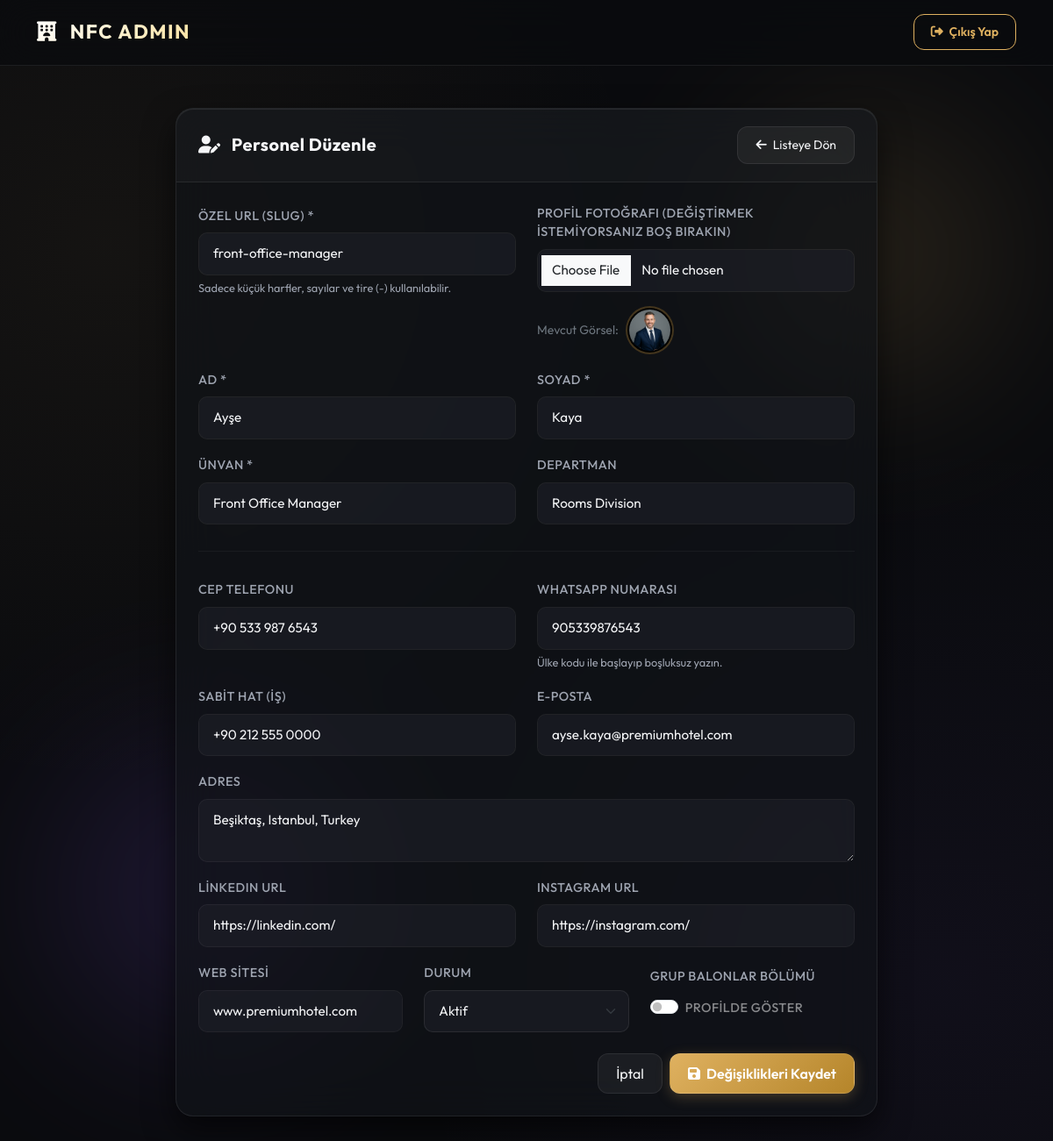
/admin/edit.php?id=2 (signed in), run on the app's committed database.
### tables this page shows
CREATE TABLE `employees` (
  `id` int(11) NOT NULL AUTO_INCREMENT,
  `slug` varchar(100) NOT NULL,
  `first_name` varchar(100) NOT NULL,
  `last_name` varchar(100) NOT NULL,
  `title` varchar(150) NOT NULL,
  `department` varchar(100) NOT NULL,
  `phone` varchar(50) DEFAULT NULL,
  `mobile` varchar(50) DEFAULT NULL,
  `email` varchar(150) DEFAULT NULL,
  `website` varchar(255) DEFAULT NULL,
  `extension` varchar(20) DEFAULT NULL,
  `whatsapp` varchar(50) DEFAULT NULL,
  `location_url` varchar(500) DEFAULT NULL,
  `profile_image` varchar(255) DEFAULT 'default_profile.jpg',
  `hotel_name` varchar(150) NOT NULL DEFAULT 'Pienti Group',
  `hotel_address` text DEFAULT NULL,
  `social_linkedin` varchar(255) DEFAULT NULL,
  `social_instagram` varchar(255) DEFAULT NULL,
  `status` tinyint(1) DEFAULT 1,
  `show_balloons` tinyint(1) DEFAULT 0,
  `created_at` timestamp DEFAULT current_timestamp(),
  PRIMARY KEY (`id`),
  UNIQUE KEY `slug_unique` (`slug`)
);

### admin/edit.php (the view, shortened to what this page needs)
<?php
require_once '../config.php';
$id = $_GET['id'] ?? null;
$stmt = $pdo->prepare("SELECT * FROM employees WHERE id = ?");
$stmt->execute([$id]);
$emp = $stmt->fetch();
?>
<!DOCTYPE html>
<html lang="tr">
<head>
    <link href="https://cdn.jsdelivr.net/npm/bootstrap@5.3.2/dist/css/bootstrap.min.css" rel="stylesheet">
    <link rel="stylesheet" href="https://cdnjs.cloudflare.com/ajax/libs/font-awesome/6.4.2/css/all.min.css">
    <link rel="stylesheet" href="../assets/css/admin.css?v=2">
</head>
<body>
    <div class="admin-bg-shape admin-shape-1"></div>
    <div class="admin-bg-shape admin-shape-2"></div>
    <nav class="navbar navbar-expand-lg navbar-custom mb-5">
        <div class="container">
            <a class="navbar-brand" href="index.php">
                <i class="fa-solid fa-hotel text-gold me-2"></i> NFC ADMIN
            </a>
            <div class="ms-auto">
                <a href="logout.php" class="btn btn-outline-gold btn-sm">
                    <i class="fa-solid fa-right-from-bracket me-1"></i> Çıkış Yap
                </a>
            </div>
        </div>
    </nav>
    <div class="container pb-5">
        <div class="glass-admin-card mx-auto" style="max-width: 800px;">
            <div class="glass-admin-card-header">
                <h5 class="mb-0 fw-bold"><i class="fa-solid fa-user-pen text-gold me-2"></i> Personel Düzenle</h5>
                <a href="index.php" class="btn btn-glass btn-sm"><i class="fa-solid fa-arrow-left me-1"></i> Listeye Dön</a>
            </div>
            <div class="glass-admin-card-body">
                <form method="POST" enctype="multipart/form-data">
                    <div class="row mb-3">
                        <div class="col-md-6 mb-3 mb-md-0">
                            <label for="slug">Özel URL (Slug) *</label>
                            <input type="text" id="slug" name="slug" class="form-control" required value="<?= htmlspecialchars($emp['slug']) ?>">
                            <small class="text-muted-custom">Sadece küçük harfler, sayılar ve tire (-) kullanılabilir.</small>
                        </div>
                        <div class="col-md-6">
                            <label for="profile_image">Profil Fotoğrafı (Değiştirmek istemiyorsanız boş bırakın)</label>
                            <input type="file" id="profile_image" name="profile_image" class="form-control" accept="image/*">
                            <div class="mt-3 d-flex align-items-center gap-2">
                                <span class="text-secondary small">Mevcut Görsel:</span>
                                <img src="../assets/img/<?= htmlspecialchars($emp['profile_image']) ?>" height="55" width="55" style="object-fit: cover;" class="rounded-circle admin-thumb">
                            </div>
                        </div>
                    </div>
                    <div class="row mb-3">
                        <div class="col-md-6 mb-3 mb-md-0">
                            <label for="first_name">Ad *</label>
                            <input type="text" id="first_name" name="first_name" class="form-control" required value="<?= htmlspecialchars($emp['first_name']) ?>">
                        </div>
                        <div class="col-md-6">
                            <label for="last_name">Soyad *</label>
                            <input type="text" id="last_name" name="last_name" class="form-control" required value="<?= htmlspecialchars($emp['last_name']) ?>">
                        </div>
                    </div>
                    <div class="row mb-3">
                        <div class="col-md-6 mb-3 mb-md-0">
                            <label for="title">Ünvan *</label>
                            <input type="text" id="title" name="title" class="form-control" required value="<?= htmlspecialchars($emp['title']) ?>">
                        </div>
                        <div class="col-md-6">
                            <label for="department">Departman</label>
                            <input type="text" id="department" name="department" class="form-control" value="<?= htmlspecialchars($emp['department']) ?>">
                        </div>
                    </div>
                    <hr>
                    <div class="row mb-3">
                        <div class="col-md-6 mb-3 mb-md-0">
                            <label for="mobile">Cep Telefonu</label>
                            <input type="text" id="mobile" name="mobile" class="form-control" value="<?= htmlspecialchars($emp['mobile']) ?>">
                        </div>
                        <div class="col-md-6">
                            <label for="whatsapp">WhatsApp Numarası</label>
                            <input type="text" id="whatsapp" name="whatsapp" class="form-control" value="<?= htmlspecialchars($emp['whatsapp']) ?>">
                            <small class="text-muted-custom">Ülke kodu ile başlayıp boşluksuz yazın.</small>
                        </div>
                    </div>
                    <div class="row mb-3">
                        <div class="col-md-6 mb-3 mb-md-0">
                            <label for="phone">Sabit Hat (İş)</label>
                            <input type="text" id="phone" name="phone" class="form-control" value="<?= htmlspecialchars($emp['phone']) ?>">
                        </div>
                        <div class="col-md-6">
                            <label for="email">E-posta</label>
                            <input type="email" id="email" name="email" class="form-control" value="<?= htmlspecialchars($emp['email']) ?>">
                        </div>
                    </div>
                    <div class="row mb-3">
                        <div class="col-12">
                            <label for="hotel_address">Adres</label>
                            <textarea id="hotel_address" name="hotel_address" class="form-control" rows="2"><?= htmlspecialchars($emp['hotel_address'] ?? '') ?></textarea>
                        </div>
                    </div>
                    <div class="row mb-3">
                        <div class="col-md-6 mb-3 mb-md-0">
                            <label for="social_linkedin">LinkedIn URL</label>
                            <input type="url" id="social_linkedin" name="social_linkedin" class="form-control" value="<?= htmlspecialchars($emp['social_linkedin'] ?? '') ?>">
                        </div>
                        <div class="col-md-6">
                            <label for="social_instagram">Instagram URL</label>
                            <input type="url" id="social_instagram" name="social_instagram" class="form-control" value="<?= htmlspecialchars($emp['social_instagram'] ?? '') ?>">
                        </div>
                    </div>
                    <div class="row mb-4 align-items-center">
                        <div class="col-md-4 mb-3 mb-md-0">
                            <label for="website">Web Sitesi</label>
                            <input type="text" id="website" name="website" class="form-control" value="<?= htmlspecialchars($emp['website']) ?>">
                        </div>
                        <div class="col-md-4 mb-3 mb-md-0">
                            <label for="status">Durum</label>
                            <select id="status" name="status" class="form-select">
                                <option value="1" <?= $emp['status'] == 1 ? 'selected' : '' ?>>Aktif</option>
                            </select>
                        </div>
                        <div class="col-md-4">
                            <label class="d-block mb-2">Grup Balonlar Bölümü</label>
                            <div class="form-check form-switch pt-1">
                                <input class="form-check-input" type="checkbox" id="show_balloons" name="show_balloons" value="1" <?= $emp['show_balloons'] == 1 ? 'checked' : '' ?>>
                                <label class="form-check-label text-white-50" for="show_balloons">Profilde Göster</label>
                            </div>
                        </div>
                    </div>
                    <div class="d-flex justify-content-end gap-2">
                        <a href="index.php" class="btn btn-glass">İptal</a>
                        <button type="submit" class="btn btn-gold"><i class="fa-solid fa-floppy-disk me-1"></i> Değişiklikleri Kaydet</button>
                    </div>
                </form>
            </div>
        </div>
    </div>
</body>
</html>

### assets/css/admin.css (style rules this page uses)
:root { --bg-main: #0a0b0e; --bg-card: rgba(18, 20, 26, 0.65); --bg-input: rgba(30, 32, 40, 0.6); --gold: #dfb160; --gold-light: #fbe29f; --gold-dark: #b5852a; --text-primary: #f5f6f8; --text-secondary: #9ea4b0; --border-glass: rgba(255, 255, 255, 0.08); --border-gold: rgba(223, 177, 96, 0.3); --success: #10b981; --success-bg: rgba(16, 185, 129, 0.12); --danger: #ef4444; --danger-bg: rgba(239, 68, 68, 0.12); --glass-shadow: 0 15px 35px rgba(0, 0, 0, 0.6); --glass-inset: inset 0 1px 1px rgba(255, 255, 255, 0.1); --font-primary: 'Outfit', sans-serif; }
body { background: var(--bg-main); background-image: radial-gradient(circle at 10% 20%, rgba(223, 177, 96, 0.05) 0%, transparent 40%), radial-gradient(circle at 90% 80%, rgba(138, 92, 246, 0.05) 0%, transparent 40%); color: var(--text-primary); font-family: var(--font-primary); min-height: 100vh; margin: 0; padding-bottom: 50px; position: relative; overflow-x: hidden; }
.admin-bg-shape { position: absolute; border-radius: 50%; filter: blur(100px); z-index: -1; opacity: 0.15; pointer-events: none; }
.admin-shape-1 { top: 10%; right: 5%; width: 300px; height: 300px; background: var(--gold); animation: floatShape1 20s infinite ease-in-out; }
.admin-shape-2 { bottom: 15%; left: 5%; width: 350px; height: 350px; background: #8a5cf6; animation: floatShape2 25s infinite ease-in-out; }
.navbar-custom { background: rgba(10, 11, 14, 0.75) !important; backdrop-filter: blur(20px); -webkit-backdrop-filter: blur(20px); border-bottom: 1px solid var(--border-glass); padding: 15px 0; }
.navbar-custom .navbar-brand { font-weight: 700; font-size: 1.4rem; letter-spacing: 1.5px; text-transform: uppercase; background: linear-gradient(135deg, #fff 0%, var(--gold-light) 100%); -webkit-background-clip: text; -webkit-text-fill-color: transparent; }
.btn-gold { background: linear-gradient(135deg, var(--gold) 0%, var(--gold-dark) 100%); color: #fff !important; border: 1px solid rgba(255, 255, 255, 0.1); font-weight: 600; padding: 10px 20px; border-radius: 12px; transition: all 0.3s cubic-bezier(0.16, 1, 0.3, 1); box-shadow: 0 4px 15px rgba(223, 177, 96, 0.25); }
.btn-outline-gold { background: transparent; color: var(--gold) !important; border: 1.5px solid var(--gold); font-weight: 600; padding: 9px 19px; border-radius: 12px; transition: all 0.3s; }
.btn-glass { background: rgba(255, 255, 255, 0.05); border: 1px solid var(--border-glass); color: var(--text-primary); padding: 10px 20px; border-radius: 12px; transition: all 0.3s; }
.glass-admin-card { background: var(--bg-card); backdrop-filter: blur(25px); -webkit-backdrop-filter: blur(25px); border: 1px solid var(--border-glass); border-radius: 20px; box-shadow: var(--glass-shadow), var(--glass-inset); overflow: hidden; margin-bottom: 30px; }
.glass-admin-card-header { background: rgba(255, 255, 255, 0.02); border-bottom: 1px solid var(--border-glass); padding: 20px 25px; display: flex; justify-content: space-between; align-items: center; }
.glass-admin-card-header h5 { margin: 0; font-weight: 600; letter-spacing: 0.5px; }
.glass-admin-card-body { padding: 25px; }
.admin-thumb { border: 2px solid var(--border-gold); padding: 2px; background: #000; transition: transform 0.3s; }
label { font-weight: 500; font-size: 0.9rem; color: var(--text-secondary); margin-bottom: 8px; letter-spacing: 0.5px; text-transform: uppercase; }
.form-control, .form-select { background-color: var(--bg-input); border: 1px solid var(--border-glass); color: var(--text-primary); border-radius: 10px; padding: 12px 16px; font-size: 0.95rem; transition: all 0.3s ease; }
.form-control::placeholder { color: rgba(255, 255, 255, 0.35); }
hr { border-color: var(--border-glass); opacity: 0.6; margin: 30px 0; }
.text-muted-custom { color: var(--text-secondary); font-size: 0.8rem; margin-top: 5px; display: block; }

### data on the page
employees: slug "front-office-manager", profile_image (placeholder picture), first_name "Ayşe", last_name "Kaya", title "Front Office Manager", department "Rooms Division", mobile "+90 533 987 6543", whatsapp "905339876543", phone "+90 212 555 0000", email "ayse.kaya@premiumhotel.com", hotel_address "Beşiktaş, Istanbul, Turkey", social_linkedin "https://linkedin.com/", social_instagram "https://instagram.com/", website "www.premiumhotel.com", status "Aktif"
